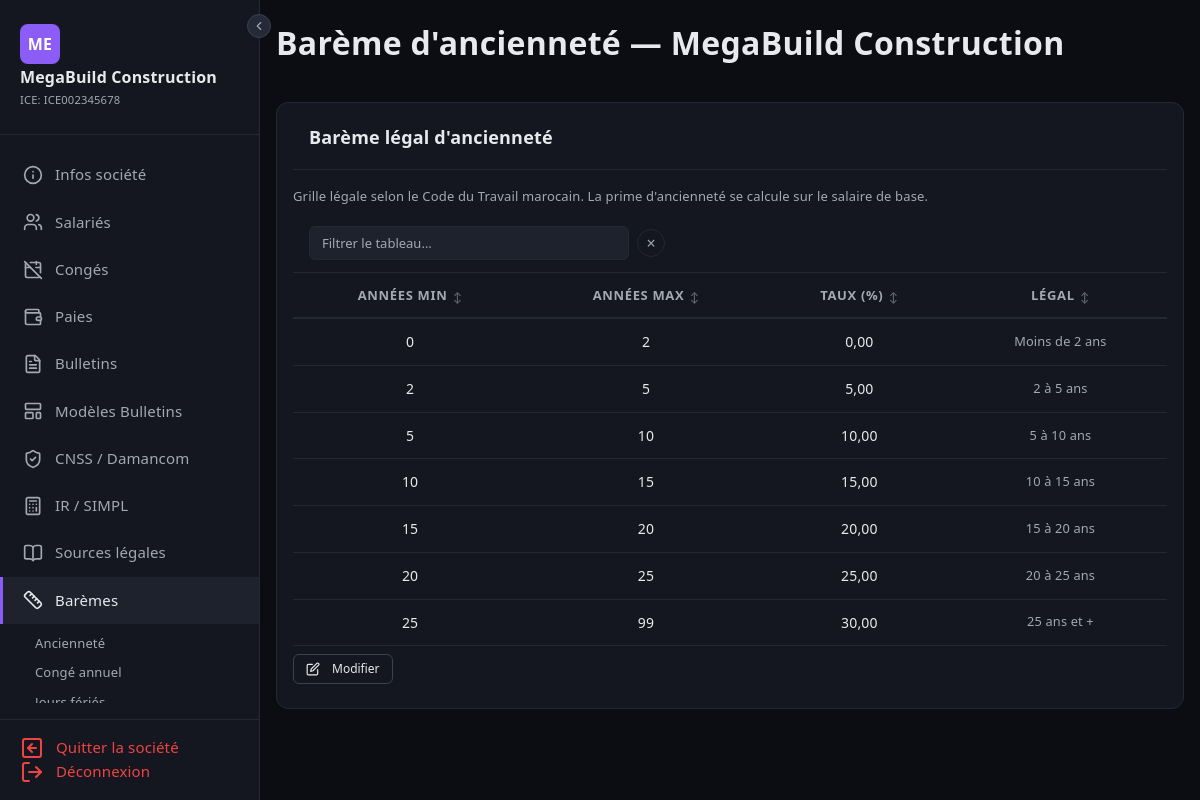
/societes/2/baremes (signed in), run on the app's committed database.
### tables this page shows
CREATE TABLE IF NOT EXISTS societes (
    id                  INT UNSIGNED AUTO_INCREMENT PRIMARY KEY,
    user_id             INT UNSIGNED        NOT NULL,
    raison_sociale      VARCHAR(200)        NOT NULL,
    forme_juridique     VARCHAR(20)         NOT NULL,
    ice                 VARCHAR(20)         NOT NULL,
    if_fiscal           VARCHAR(20)         NOT NULL,
    rc                  VARCHAR(20)         NOT NULL,
    tp                  VARCHAR(20)         NOT NULL,
    cnss                VARCHAR(20)         NOT NULL,
    adresse             TEXT,
    ville               VARCHAR(100),
    telephone           VARCHAR(20),
    email               VARCHAR(180),
    site_web            VARCHAR(255),
    banque              VARCHAR(100),
    agence              VARCHAR(100),
    rib                 VARCHAR(255),
    modele_bulletin_id  INT UNSIGNED,
    logo                VARCHAR(255),
    damancom_login      VARCHAR(100),
    damancom_password   VARCHAR(255),
    simpl_login         VARCHAR(100),
    simpl_password      VARCHAR(255),
    cimr_login          VARCHAR(100),
    cimr_password       VARCHAR(255),
    actif               TINYINT(1)          NOT NULL DEFAULT 1,
    created_at          DATETIME            NOT NULL DEFAULT CURRENT_TIMESTAMP,
    updated_at          DATETIME            NOT NULL DEFAULT CURRENT_TIMESTAMP ON UPDATE CURRENT_TIMESTAMP,
    FOREIGN KEY (user_id) REFERENCES users(id) ON DELETE CASCADE
);

### controllers/SocieteController.php (called while the page is built, shortened)
<?php
class SocieteController extends Controller
{
    private PDO $db;
    public function __construct()
    {
        $this->db = Model::db();
    }
    public function baremes(int $id, string $sous_tab = 'anciennete'): void
    {
        $userId = Session::get('user_id');
        $societe = $this->db->query("SELECT * FROM societes WHERE id = $id AND user_id = $userId")->fetch();
        $baremeMensuel = $this->db->query("SELECT * FROM bareme_ir WHERE type='mensuel' ORDER BY `min`")->fetchAll();
        $baremeAnnuel  = $this->db->query("SELECT * FROM bareme_ir WHERE type='annuel' ORDER BY `min`")->fetchAll();
        $anciennete    = $this->db->query("SELECT * FROM bareme_anciennete WHERE societe_id = $id ORDER BY annees_min")->fetchAll();
        $conge         = $this->db->query("SELECT * FROM conge_annuel WHERE societe_id = $id")->fetch();
        $droitConge    = $this->db->query("SELECT * FROM droit_conge WHERE societe_id = $id ORDER BY annees_min")->fetchAll();
        $joursFeries   = $this->db->query("SELECT * FROM jours_feries WHERE societe_id = $id ORDER BY mois, jour")->fetchAll();
        $heuresSup     = $this->db->query("SELECT * FROM bareme_heures_sup WHERE societe_id = $id")->fetch();
        $baremeSmigSmag = $this->db->query("SELECT * FROM bareme_smig_smag WHERE societe_id = $id ORDER BY annee DESC, type")->fetchAll();
        $refSmigSmag   = $this->db->query("SELECT * FROM bareme_smig_smag WHERE societe_id IS NULL ORDER BY annee DESC, type")->fetchAll();
        $refAnciennete = $this->db->query("SELECT * FROM bareme_anciennete WHERE societe_id IS NULL ORDER BY annees_min")->fetchAll();
        $refHeuresSup  = $this->db->query("SELECT * FROM bareme_heures_sup WHERE societe_id IS NULL")->fetch();
        $isAdmin       = Session::get('user_role') === 'admin';
        $titles = [
            'anciennete'    => 'Barème d\'ancienneté',
            'conge_annuel'  => 'Congé annuel',
            'jours_feries'  => 'Jours fériés',
            'impot_revenu'  => 'Impôt sur le revenu',
            'heures_sup'    => 'Heures supplémentaires',
            'smig_smag'     => 'Barème SMIG & SMAG',
            'reference'     => 'Barème de référence',
        ];
        $subView = in_array($sous_tab, array_keys($titles)) ? $sous_tab : 'anciennete';
        $baseUrl = '/paie-me/societes/' . $id . '/baremes';
        $this->render('societes/baremes/' . $subView . '.php', [
            'title'        => $titles[$subView] . ' — ' . $societe['raison_sociale'],
            'societe'      => $societe,
            'baseUrl'      => $baseUrl,
            'bareme'       => $baremeMensuel,
            'baremeAnnuel' => $baremeAnnuel,
            'anciennete'   => $anciennete,
            'conge'        => $conge,
            'droitConge'   => $droitConge,
            'joursFeries'   => $joursFeries,
            'heuresSup'     => $heuresSup,
            'baremeSmigSmag' => $baremeSmigSmag,
            'refSmigSmag'   => $refSmigSmag,
            'refAnciennete' => $refAnciennete,
            'refHeuresSup'  => $refHeuresSup,
            'isAdmin'       => $isAdmin,
        ]);
    }
    protected function render(string $view, array $data = []): void
    {
        extract($data);
        require __DIR__ . '/../views/' . $view;
        $content = ob_get_clean();
        require __DIR__ . '/../views/layout.php';
    }
}

### index.php (called while the page is built, shortened)
<?php
$method = $_SERVER['REQUEST_METHOD'];
$uri    = $_SERVER['REQUEST_URI'];
Router::dispatch($method, $uri);

### Core/Model.php (called while the page is built, shortened)
<?php
abstract class Model
{
    protected static PDO|null $db = null;
    public static function db(): PDO
    {
        if (self::$db === null) {
            $config = require __DIR__ . '/../config/database.php';
            $dsn = "mysql:host={$config['host']};port={$config['port']};dbname={$config['dbname']};charset={$config['charset']}";
            self::$db = new PDO($dsn, $config['username'], $config['password'], [
                PDO::ATTR_ERRMODE            => PDO::ERRMODE_EXCEPTION,
                PDO::ATTR_DEFAULT_FETCH_MODE => PDO::FETCH_ASSOC,
                PDO::ATTR_EMULATE_PREPARES   => false,
            ]);
        }
        return self::$db;
    }
}

### Core/Session.php (called while the page is built, shortened)
<?php
class Session
{
    public static function get(string $key, mixed $default = null): mixed
    {
        return $_SESSION[$key] ?? $default;
    }
}

### views/layout.php (the view, shortened to what this page needs)
<!DOCTYPE html>
<html lang="fr">
<head>
    <link rel="stylesheet" href="https://cdn.jsdelivr.net/npm/bootstrap@5.3.3/dist/css/bootstrap.min.css">
    <link rel="stylesheet" href="/paie-me/assets/css/style.css?v=<?= filemtime(__DIR__ . '/../assets/css/style.css') ?>">
</head>
<body>
<?php if (isset($_SESSION['user_id'])):
    $ctx = $_SESSION['societe_context'] ?? null;
?>
<aside class="sidebar">
    <button type="button" id="sidebarCollapseBtn" class="sidebar-collapse-btn" title="Replier le menu" aria-label="Replier le menu">
        <svg width="14" height="14" viewBox="0 0 24 24" fill="none" stroke="currentColor" stroke-width="2" stroke-linecap="round" stroke-linejoin="round"><polyline points="15 18 9 12 15 6"/></svg>
    </button>
    <div class="sidebar-brand">
        <?php if ($ctx): ?>
            <div style="width:40px;height:40px;background:var(--accent);border-radius:8px;display:flex;align-items:center;justify-content:center;font-size:16px;font-weight:700;color:#fff;margin-bottom:4px;">
                <?= strtoupper(mb_substr($ctx['raison_sociale'], 0, 2)) ?>
            </div>
            <h2 style="font-size:1rem;margin:0;"><?= htmlspecialchars($ctx['raison_sociale']) ?></h2>
            <small style="font-size:0.7rem;">ICE: <?= htmlspecialchars($ctx['ice']) ?></small>
        <?php else: ?>
            <h2>Paie Me</h2>
            <small>Gestion de paie</small>
        <?php endif; ?>
    </div>
    <ul class="sidebar-nav">
        <?php if ($ctx): ?>
        <li>
            <a href="/paie-me/societes/<?= $ctx['id'] ?>" class="<?= (parse_url($_SERVER['REQUEST_URI'], PHP_URL_PATH) === '/paie-me/societes/'.$ctx['id']) ? 'active' : '' ?>">
                <span class="icon" data-lucide="info"></span>
                <span>Infos société</span>
            </a>
        </li>
        <li>
            <a href="/paie-me/societes/<?= $ctx['id'] ?>/salaries" class="<?= str_contains($_SERVER['REQUEST_URI'], '/salaries') && !str_contains($_SERVER['REQUEST_URI'], 'create') && !str_contains($_SERVER['REQUEST_URI'], 'edit') ? 'active' : '' ?>">
                <span class="icon" data-lucide="users"></span>
                <span>Salariés</span>
            </a>
        </li>
        <li>
            <a href="/paie-me/societes/<?= $ctx['id'] ?>/conges" class="<?= str_contains($_SERVER['REQUEST_URI'], '/conges') ? 'active' : '' ?>">
                <span class="icon" data-lucide="calendar-off"></span>
                <span>Congés</span>
            </a>
        </li>
        <li>
            <a href="/paie-me/societes/<?= $ctx['id'] ?>/paies" class="<?= str_contains($_SERVER['REQUEST_URI'], '/paies') && !str_contains($_SERVER['REQUEST_URI'], 'create') && !str_contains($_SERVER['REQUEST_URI'], 'edit') ? 'active' : '' ?>">
                <span class="icon" data-lucide="wallet"></span>
                <span>Paies</span>
            </a>
        </li>
        <li>
            <a href="/paie-me/societes/<?= $ctx['id'] ?>/bulletins" class="<?= str_contains($_SERVER['REQUEST_URI'], '/bulletins') && !str_contains($_SERVER['REQUEST_URI'], 'show') && !str_contains($_SERVER['REQUEST_URI'], 'pdf') ? 'active' : '' ?>">
                <span class="icon" data-lucide="file-text"></span>
                <span>Bulletins</span>
            </a>
        </li>
        <li>
            <a href="/paie-me/societes/<?= $ctx['id'] ?>/modeles-bulletins" class="<?= str_contains($_SERVER['REQUEST_URI'], '/modeles-bulletins') ? 'active' : '' ?>">
                <span class="icon" data-lucide="layout-template"></span>
                <span>Modèles Bulletins</span>
            </a>
        </li>
        <li>
            <a href="/paie-me/societes/<?= $ctx['id'] ?>/cnss" class="<?= str_contains($_SERVER['REQUEST_URI'], '/cnss') ? 'active' : '' ?>">
                <span class="icon" data-lucide="shield-check"></span>
                <span>CNSS / Damancom</span>
            </a>
        </li>
        <li>
            <a href="/paie-me/societes/<?= $ctx['id'] ?>/ir" class="<?= str_contains($_SERVER['REQUEST_URI'], '/ir') && !str_contains($_SERVER['REQUEST_URI'], '/export') ? 'active' : '' ?>">
                <span class="icon" data-lucide="calculator"></span>
                <span>IR / SIMPL</span>
            </a>
        </li>
        <li>
            <a href="/paie-me/societes/<?= $ctx['id'] ?>/sources-legales" class="<?= str_contains($_SERVER['REQUEST_URI'], '/sources-legales') ? 'active' : '' ?>">
                <span class="icon" data-lucide="book-open"></span>
                <span>Sources légales</span>
            </a>
        </li>
        <li>
            <a href="/paie-me/societes/<?= $ctx['id'] ?>/baremes" class="<?= str_contains($_SERVER['REQUEST_URI'], '/baremes') ? 'active' : '' ?>" style="<?= str_contains($_SERVER['REQUEST_URI'], '/baremes') ? 'border-left:3px solid var(--accent);' : '' ?>">
                <span class="icon" data-lucide="ruler"></span>
                <span>Barèmes</span>
            </a>
            <?php if (str_contains($_SERVER['REQUEST_URI'], '/baremes')): ?>
            <ul style="list-style:none; padding:0; margin:0.25rem 0 0 1.5rem; font-size:0.8125rem;">
                <?php $baseB = '/paie-me/societes/' . $ctx['id'] . '/baremes/'; $uri = parse_url($_SERVER['REQUEST_URI'], PHP_URL_PATH); ?>
                <li><a href="<?= $baseB ?>anciennete" style="display:block; padding:0.3rem 0.5rem; color:<?= str_contains($uri, '/anciennete')?'var(--accent)':'var(--text-muted)'?>; text-decoration:none; border-radius:4px;">Ancienneté</a></li>
                <li><a href="<?= $baseB ?>conge_annuel" style="display:block; padding:0.3rem 0.5rem; color:<?= str_contains($uri, '/conge_annuel')?'var(--accent)':'var(--text-muted)'?>; text-decoration:none; border-radius:4px;">Congé annuel</a></li>
                <li><a href="<?= $baseB ?>jours_feries" style="display:block; padding:0.3rem 0.5rem; color:<?= str_contains($uri, '/jours_feries')?'var(--accent)':'var(--text-muted)'?>; text-decoration:none; border-radius:4px;">Jours fériés</a></li>
            </ul>
            <?php endif; ?>
        </li>
        <?php endif; ?>
    </ul>
    <div class="sidebar-footer">
        <?php if ($ctx): ?>
        <a href="/paie-me/societes/clear-context">
            <span class="icon" data-lucide="arrow-left-square"></span>
            <span>Quitter la société</span>
        </a>
        <?php endif; ?>
        <a href="/paie-me/logout">
            <span class="icon" data-lucide="log-out"></span>
            <span>Déconnexion</span>
        </a>
    </div>
</aside>
<?php endif; ?>
<main class="<?= isset($_SESSION['user_id']) ? 'main-content' : '' ?>">
    <?php if (isset($_SESSION['user_id'])): ?>
    <div class="topbar">
        <h1>
            <?= $title ?? 'Paie Me' ?>
        </h1>
    </div>
    <?php endif; ?>
    <?= $content ?? '' ?>
</main>
</body>
</html>

### views/societes/baremes/anciennete.php (shortened to what this page needs)
<form method="post" action="<?= $baseUrl ?>/anciennete" id="ancienneteForm">
<div class="card">
    <div class="card-header"><h3>Barème légal d'ancienneté</h3></div>
    <p style="font-size:0.8125rem; color:var(--text-muted); margin:0 0 0.5rem 0;">
        Grille légale selon le Code du Travail marocain. La prime d'ancienneté se calcule sur le salaire de base.
    </p>
    <div style="overflow-x:auto;">
        <table class="data-table" id="anciennete-table">
            <thead>
                <tr>
                    <th style="text-align:center;">Années min</th>
                    <th style="text-align:center;">Années max</th>
                    <th style="text-align:center;">Taux (%)</th>
                    <th style="text-align:center;">Légal</th>
                </tr>
            </thead>
            <tbody id="anc-tbody">
                <?php
                $legal = [
                    [0, 2, 0, 'Moins de 2 ans'],
                    [2, 5, 5, '2 à 5 ans'],
                    [5, 10, 10, '5 à 10 ans'],
                    [10, 15, 15, '10 à 15 ans'],
                    [15, 20, 20, '15 à 20 ans'],
                    [20, 25, 25, '20 à 25 ans'],
                    [25, 99, 30, '25 ans et +'],
                ];
                $rows = !empty($anciennete) ? $anciennete : $legal;
                foreach ($rows as $i => $a):
                    $min = is_array($a) ? ($a['annees_min'] ?? $a[0] ?? 0) : 0;
                    $max = is_array($a) ? ($a['annees_max'] ?? $a[1] ?? 5) : 5;
                    $taux = is_array($a) ? ($a['taux'] ?? $a[2] ?? 0) : 0;
                    $label = is_array($a) ? ($a['label'] ?? $a[3] ?? '—') : '—';
                ?>
                <tr data-min="<?= (int)$min ?>" data-max="<?= (int)$max ?>" data-taux="<?= $taux ?>">
                    <td style="text-align:center;"><?= (int)$min ?></td>
                    <td style="text-align:center;"><?= (int)$max ?></td>
                    <td style="text-align:center;"><?= number_format((float)$taux, 2, ',', ' ') ?></td>
                    <td style="color:var(--text-muted); font-size:0.8rem; text-align:center;"><?= htmlspecialchars($label) ?></td>
                </tr>
                <?php endforeach; ?>
            </tbody>
        </table>
    </div>
    <div style="padding:0.5rem 0; display:flex; align-items:center; gap:0.5rem;">
        <button type="button" id="anc-btn-edit" class="btn btn-sm btn-secondary" onclick="ancToggleEdit(true)" style="font-size:0.75rem;">
            Modifier
        </button>
    </div>
</div>
</form>

### Core/Router.php (shortened to what this page needs)
<?php
class Router
{
    private static array $routes = [];
    public static function get(string $uri, array $action): void
    {
        self::$routes['GET'][] = ['uri' => $uri, 'action' => $action];
    }
    public static function post(string $uri, array $action): void
    {
        self::$routes['POST'][] = ['uri' => $uri, 'action' => $action];
    }
    public static function dispatch(string $method, string $uri): void
    {
        $uri = parse_url($uri, PHP_URL_PATH);
        $uri = preg_replace('#^/paie-me#', '', $uri);
        $uri = trim($uri, '/');
        foreach (self::$routes[$method] ?? [] as $route) {
            $pattern = preg_replace('/\{(\w+)\}/', '(?P<$1>[^/]+)', $route['uri']);
            $pattern = '#^' . trim($pattern, '/') . '$#';
            if (preg_match($pattern, $uri, $matches)) {
                [$controller, $methodName] = $route['action'];
                $params = array_filter($matches, 'is_string', ARRAY_FILTER_USE_KEY);
                $instance = new $controller();
                call_user_func_array([$instance, $methodName], $params);
                return;
            }
        }
    }
}

### data on the page
societes: raison_sociale "ME", raison_sociale "MegaBuild Construction", ice "ICE002345678", min "0", max "2", taux "0,00", label "Moins de 2 ans", min "2", max "5", taux "5,00", label "2 à 5 ans", min "5", max "10", taux "10,00", label "5 à 10 ans", min "10", max "15", taux "15,00", label "10 à 15 ans", min "15", max "20", taux "20,00", label "15 à 20 ans", min "20", max "25", taux "25,00", label "20 à 25 ans", min "25", max "99", taux "30,00", label "25 ans et +"
